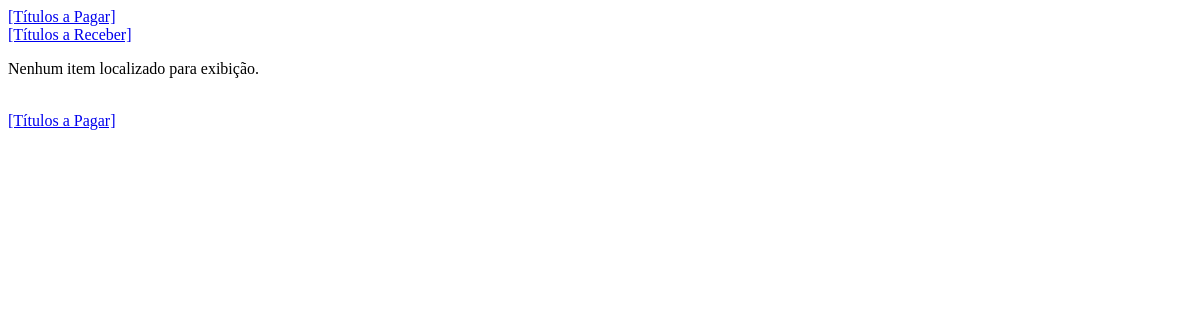
The page /fluxo/pagar/1 on the database as committed earlier.
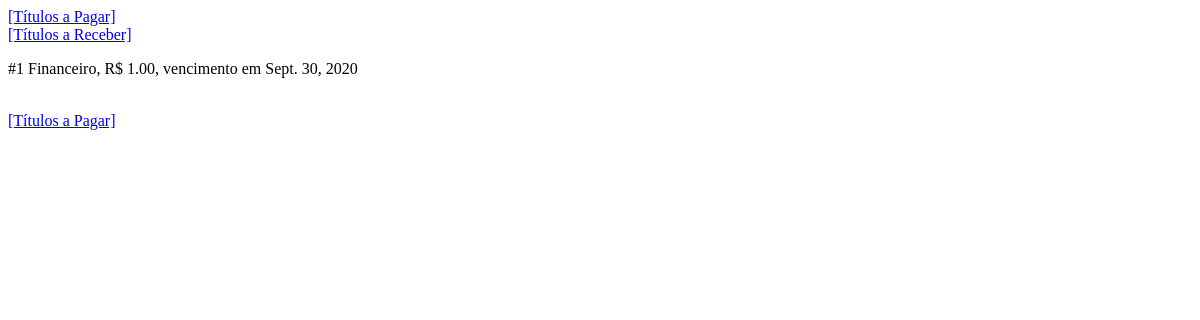
The same page on the database as committed later.
### fluxocaixa/models.py (models this page shows, shortened)
class TituloPagar(models.Model):
    data_vencimento = models.DateField()
    data_pagamento = models.DateField(
        blank=True,
        null=True
    )
    valor = models.DecimalField(max_digits=11, decimal_places=2)
    descricao = models.CharField(max_length=100)
    classificacao = models.ForeignKey(
        ClassificacaoPagar,
        on_delete=models.RESTRICT,
        null=True)
    formapagamento = models.ForeignKey(
        FormaPagamento,
        on_delete=models.RESTRICT,
        null=True)
    OPCOES_SITUACAO = [
        ('PG','Pago'),
        ('AP','A Pagar')
    ]
    situacao = models.CharField(
        max_length=2,
        choices=OPCOES_SITUACAO,
        default='AP'
    )
    objects = TituloManager()

### fluxocaixa/views/vtitulopagar.py (the view)
# urls.py: path('pagar/<int:tituloid>', vtitulopagar.titulo, name='titulopagar'),
def titulo(request,tituloid):
    db_entidade = TituloPagar.objects.titulo(tituloid=tituloid).values()
    payload = { 'lista' : list(db_entidade) }
    template = loader.get_template('titulopagar/detalhar.html')
    return HttpResponse(template.render(payload, request))

### fluxocaixa/models.py (called while the page is built)
    def titulo(self,tituloid):
        result = self.filter(id=tituloid)
        return result

### fluxocaixa/templates/titulopagar/detalhar.html
{% extends 'base.html' %}
{% block content %}
    {% if lista %}
        {% for i in lista %}
            <div>
                <p>#{{i.id}} {{ i.descricao }}, R$ {{ i.valor }}, vencimento em {{ i.data_vencimento}}</p>
            </div>
        {% endfor %}
    {% else %}
        <p>Nenhum item localizado para exibição.</p>
    {% endif %}
    <br />
    <a href="{% url 'titulospagar' %}">[Títulos a Pagar]</a>
{% endblock %}

Rows that differ between the two databases and show on the page:
added TituloPagar: id "1", descricao "Financeiro", valor "1.00", data_vencimento "Sept. 30, 2020"
Other text that changed with them:
text no longer shown: "Nenhum item localizado para exibição."
